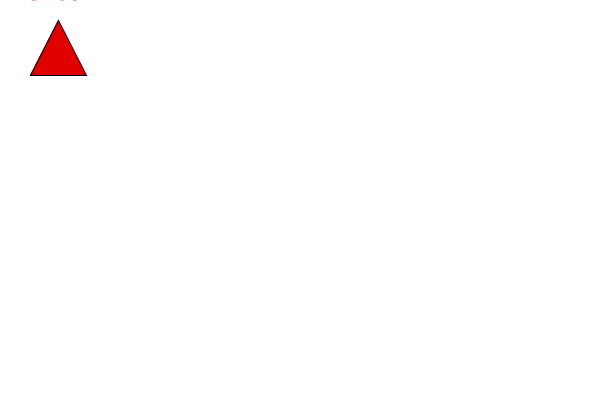
Frame 1 (no input)
Frame 60 (the mouse pressed at the canvas centre just before this capture): identical to frame 1, image omitted
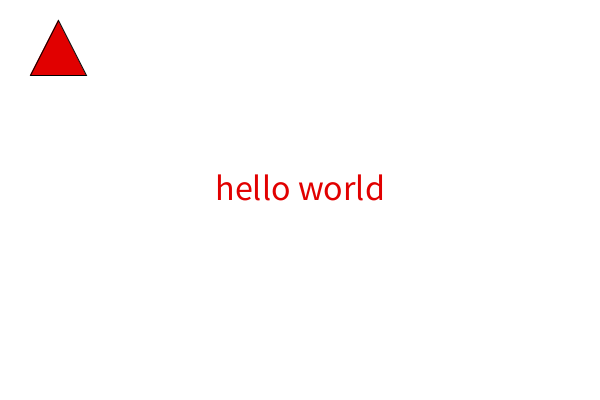
Frame 120 (the mouse held since frame 60 and released just before this capture)

The Processing sketch that drew these frames (run headless with seeded random() and noise(); from frame 60 on, the mouse is pressed at the canvas centre):

// Processing sketch: HelloWorld
// ── HelloWorld.pde
void setup() {
  size(600, 400);
}

void draw() {  
  background(255);
  fill(225, 0, 0);
  String message="hello world";
  textSize(36);
  float textW=textWidth(message);
  text(message, mouseX-textW/2, mouseY);
  triangle(30, 75, 58, 20, 86, 75);
}
